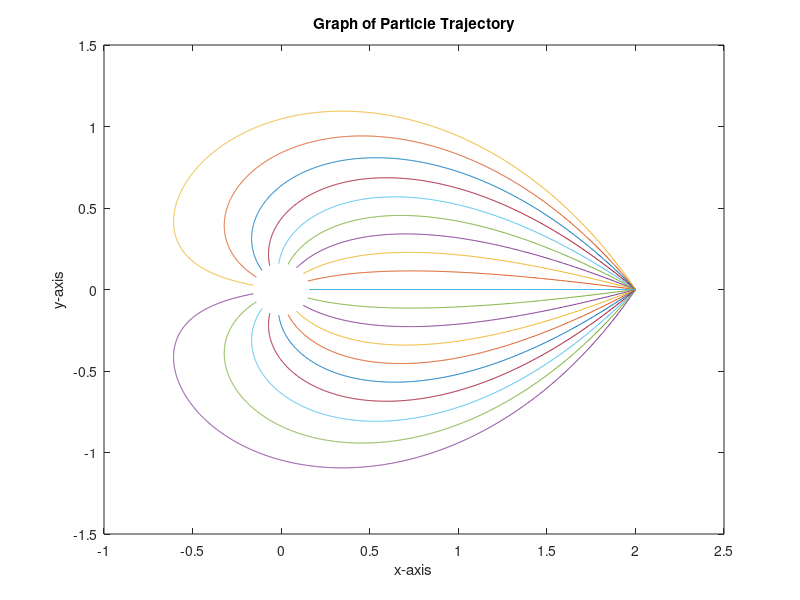

The MATLAB source for this figure:
%This script is designed to solve the Maxey-Riley equation for a particle
%in the velocity field of a a source-sink pair in a constant flow
%Script name: covid

time= [0 1000];
p= 3; %Ratio of sink to source
l= 2;%Distance of sink from source (Source is located at the origin)
u0= 0;%Velocity of constant flow
g= [0 0];%Gravity is currently off

Pp= 1000;%%kg/m3 At room temperature
Pf= 1.225;%kg/m3 At room temperature
R= 2*Pf/(Pf + 2*Pp);%When R= 2/3,<2/3 or >2/3, the particle is buoyant, heavy or light respectively

for St=[1.105e-5]
    for theta=linspace(0,2*pi,20)
        x1=cos(theta)/(2*pi);
        x2=sin(theta)/(2*pi);
        v1= u0 + (x1/(x1^2 + x2^2) - p*(x1 - l)/(x2^2 + (x1 - l)^2))/(2*pi);
        v2= (x2/(x1^2 + x2^2) - p*x2/(x2^2 + (x1 - l)^2))/(2*pi);
        A= R/St;
        
        x0= [x1,v1,x2,v2]';%Intial position and velocity
        G= @(t,x) [x(2); (3*R*(((u0 + (x(1)/(x(1)^2 + x(3)^2) - p*(x(1) - l)/(x(3)^2 + (x(1) - l)^2))/(2*pi))*(1/(x(1)^2 + x(3)^2) - 2*x(1)^2/(x(1)^2 + x(3)^2)^2 - p/(x(3)^2 + (x(1) - l)^2) + p*(x(1) - l)*(2*x(1) - 2*l)/(x(3)^2 + (x(1) - l)^2)^2))/(2*pi) + ((x(3)/(x(1)^2 + x(3)^2) - p*x(3)/(x(3)^2 + (x(1) - l)^2))*(-2*x(1)*x(3)/(x(1)^2 + x(3)^2)^2 + 2*p*(x(1) - l)*x(3)/(x(3)^2 + (x(1) - l)^2)^2))/(4*pi^2)))/2 - A*x(2) + A*(u0 + (x(1)/(x(1)^2 + x(3)^2) - p*(x(1) - l)/(x(3)^2 + (x(1) - l)^2))/(2*pi)) + (1 - (3*R)/2)*g(1); x(4); (3*R*(((u0 + (x(1)/(x(1)^2 + x(3)^2) - p*(x(1) - l)/(x(3)^2 + (x(1) - l)^2))/(2*pi))*(-2*x(1)*x(3)/(x(1)^2 + x(3)^2)^2 + p*x(3)*(2*x(1) - 2*l)/(x(3)^2 + (x(1) - l)^2)^2))/(2*pi) + ((x(3)/(x(1)^2 + x(3)^2) - p*x(3)/(x(3)^2 + (x(1) - l)^2))*(1/(x(1)^2 + x(3)^2) - 2*x(3)^2/(x(1)^2 + x(3)^2)^2 - p/(x(3)^2 + (x(1) - l)^2) + 2*p*x(3)^2/(x(3)^2 + (x(1) - l)^2)^2))/(4*pi^2)))/2 - A*x(4) + A*(x(3)/(x(1)^2 + x(3)^2) - p*x(3)/(x(3)^2 + (x(1) - l)^2))/(2*pi) + (1 - (3*R)/2)*g(2) ];
%Below G has no gravity
%       G= @(t,x) [x(2); (3*R*(((u0 + (x(1)/(x(1)^2 + x(3)^2) - p*(x(1) - l)/(x(3)^2 + (x(1) - l)^2))/(2*pi))*(1/(x(1)^2 + x(3)^2) - 2*x(1)^2/(x(1)^2 + x(3)^2)^2 - p/(x(3)^2 + (x(1) - l)^2) + p*(x(1) - l)*(2*x(1) - 2*l)/(x(3)^2 + (x(1) - l)^2)^2))/(2*pi) + ((x(3)/(x(1)^2 + x(3)^2) - p*x(3)/(x(3)^2 + (x(1) - l)^2))*(-2*x(1)*x(3)/(x(1)^2 + x(3)^2)^2 + 2*p*(x(1) - l)*x(3)/(x(3)^2 + (x(1) - l)^2)^2))/(4*pi^2)))/2 - A*x(2) + A*(u0 + (x(1)/(x(1)^2 + x(3)^2) - p*(x(1) - l)/(x(3)^2 + (x(1) - l)^2))/(2*pi)); x(4); (3*R*(((u0 + (x(1)/(x(1)^2 + x(3)^2) - p*(x(1) - l)/(x(3)^2 + (x(1) - l)^2))/(2*pi))*(-2*x(1)*x(3)/(x(1)^2 + x(3)^2)^2 + p*x(3)*(2*x(1) - 2*l)/(x(3)^2 + (x(1) - l)^2)^2))/(2*pi) + ((x(3)/(x(1)^2 + x(3)^2) - p*x(3)/(x(3)^2 + (x(1) - l)^2))*(1/(x(1)^2 + x(3)^2) - 2*x(3)^2/(x(1)^2 + x(3)^2)^2 - p/(x(3)^2 + (x(1) - l)^2) + 2*p*x(3)^2/(x(3)^2 + (x(1) - l)^2)^2))/(4*pi^2)))/2 - A*x(4) + A*(x(3)/(x(1)^2 + x(3)^2) - p*x(3)/(x(3)^2 + (x(1) - l)^2))/(2*pi) ];

        [t,x]= ode45(@(t,x) G(t,x),time,x0);
        plot(x(:,1),x(:,3))
        hold on
    end

end

xlabel('x-axis')
ylabel('y-axis')
title('Graph of Particle Trajectory')
